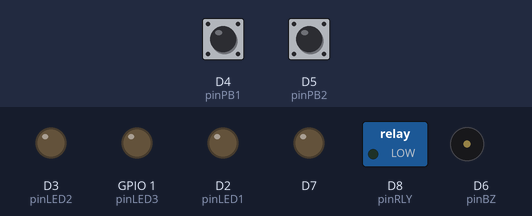
Recording of a program running on a simulated ESP8266 (Wemos D1 mini). On the bench: switched loads named in the program (green lamp = pin HIGH), output pins drawn as LEDs (lit = HIGH), buzzer (waves = sounding). Inputs (shaded band) come from the test bench; at power-on: D4 (pinPB1) HIGH, D5 (pinPB2) HIGH.

Above: at 10.1 s.
10.2 s: D4 (pinPB1) pulled LOW for 0.15 s
At 10.7 s:
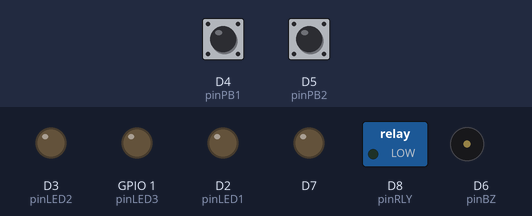
11.9 s: D5 (pinPB2) pulled LOW for 1 s
At 12.3 s:
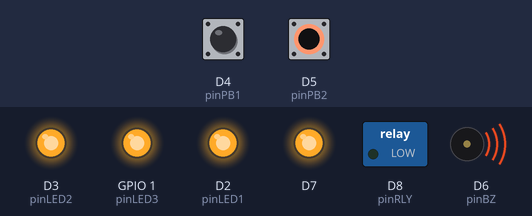
14.4 s: D5 (pinPB2) pulled LOW for 3.2 s
At 18.8 s:
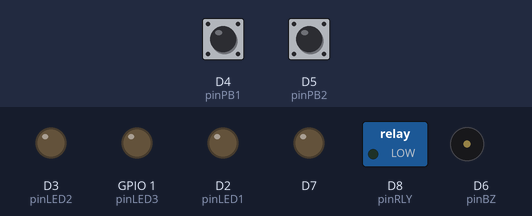
19.1 s: D4 (pinPB1) pulled LOW for 1 s
At 19.9 s:
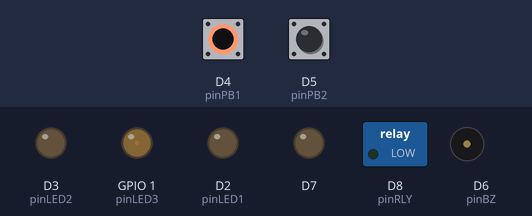
21.6 s: D4 (pinPB1) pulled LOW for 3.2 s
At 22.2 s:
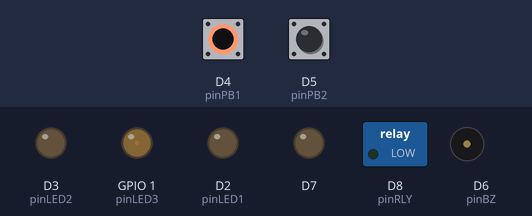
26.3 s: D4 (pinPB1) driven LOW and D5 (pinPB2) driven LOW
At 27.2 s:
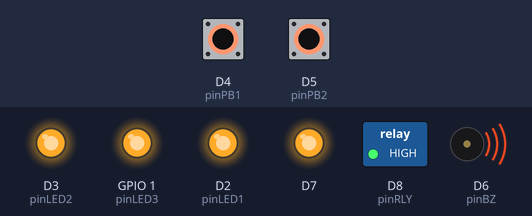
Timing chart, 0 to 36.5 s (numbered marks = the images above; inputs shaded):
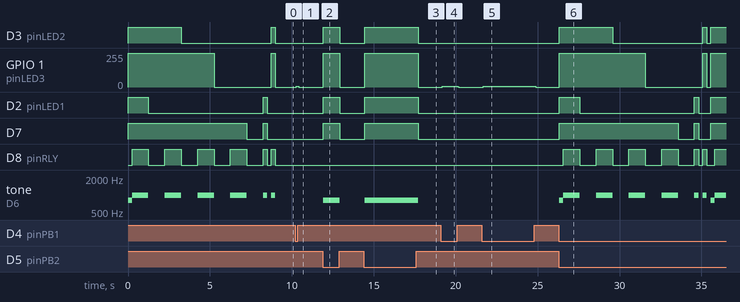

Measured:
- after the input at 10.2 s, GPIO 1 (pinLED3): 0/255 → 7/255 after 0.06 s, → 0/255 0.16 s later
- after the input at 11.9 s, D3 (pinLED2), D2 (pinLED1), D7: LOW → HIGH at once, → LOW 1.0 s later; GPIO 1 (pinLED3): 0/255 → 255/255 at once, → 0/255 1.0 s later; tone on D6 (pinBZ): silent → 800 Hz at once, → silent 1.0 s later
- after the input at 14.4 s, D3 (pinLED2), D2 (pinLED1), D7: LOW → HIGH after 0.05 s, → LOW 3.3 s later; GPIO 1 (pinLED3): 0/255 → 255/255 after 0.05 s, → 0/255 3.3 s later; tone on D6 (pinBZ): silent → 800 Hz after 0.05 s, → silent 3.3 s later
- after the input at 19.1 s, GPIO 1 (pinLED3): 0/255 → 7/255 after 0.08 s, → 0/255 0.96 s later
- after the input at 21.6 s, GPIO 1 (pinLED3): 0/255 → 7/255 after 0.09 s, → 0/255 3.2 s later
- after the input at 26.3 s, D3 (pinLED2): goes HIGH 3.3 s, LOW 5.5 s, HIGH 0.25 s, LOW 0.25 s, then HIGH, starting at once; GPIO 1 (pinLED3): goes 255/255 5.3 s, 0/255 3.5 s, 255/255 0.25 s, 0/255 0.25 s, then 255/255, starting at once
- by itself, tone on D6 (pinBZ): plays 800 Hz for 0.25 s, 1000 Hz for 1.0 s, 1000 Hz for 1.0 s, 1000 Hz for 1.0 s, 1000 Hz for 1.0 s, 1000 Hz for 0.25 s … (7 notes in this stretch)

The program:

main.cpp
```cpp
#include <Arduino.h>
// konfigurasi PIN
const int pinLED1 = D2;
const int pinLED2 = D3;
const int pinLED3 = D10;
const int pinLED4 = D11;
const int pinPB1 = D4;
const int pinPB2 = D5;
const int pinBZ = D6;
const int pinRLY = D8;
// buat array pin
int pinLED[] = {pinLED1, pinLED2, pinLED3, pinLED4};
// buat variabel milis
unsigned long waktuSebelum = 0;
unsigned long interval = 50;
// buat variabel status pb
int statsBT1, statsBT2;
byte btCounter = 0;
byte lastBtCounter = 0;

void setup()
{
  // put your setup code here, to run once:
  for (int i = 0; i < 4; i++)
  {
    pinMode(pinLED[i], OUTPUT);
  }
  pinMode(pinPB1, INPUT_PULLUP);
  pinMode(pinPB2, INPUT_PULLUP);
  pinMode(pinBZ, OUTPUT);
  pinMode(pinRLY, OUTPUT);
  digitalWrite(pinRLY, LOW);
}

void loop()
{
  // put your main code here, to run repeatedly:
  unsigned long waktuSekarang = millis();

  if (waktuSekarang - waktuSebelum > interval)
  {
    statsBT1 = digitalRead(pinPB1);
    statsBT2 = digitalRead(pinPB2);

    waktuSebelum = waktuSekarang;
  }

  if (statsBT1 == LOW)
  {
    digitalWrite(pinLED3, HIGH);
    digitalWrite(pinLED2, HIGH);
  }
  else
  {
    for (int i = 0; i < 4; i++)
    {
      digitalWrite(pinLED[i], LOW);
    }
  }

  if (statsBT2 == LOW)
  {
    for (int i = 0; i < 4; i++)
    {
      digitalWrite(pinLED[i], HIGH);
    }
    tone(pinBZ, 800);
    delay(250);
    noTone(pinBZ);
  }
  else
  {
    for (int j = 0; j < 4; j++)
    {
      digitalWrite(pinLED[j], LOW);
    }
  }

  if (statsBT1 == LOW && statsBT2 == LOW)
  {
    for (int i = 0; i < 5; i++)
    {
      if (i < 4)
      {
        digitalWrite(pinLED[i], HIGH);
        tone(pinBZ, 1000);
        digitalWrite(pinRLY, HIGH);
        delay(1000);
        digitalWrite(pinLED[i], LOW);
        noTone(pinBZ);
        digitalWrite(pinRLY, LOW);
        delay(1000);
      }
      else
      {
        digitalWrite(pinLED1, HIGH);
        digitalWrite(pinLED4, HIGH);
        digitalWrite(pinRLY, HIGH);
        tone(pinBZ, 1000);
        delay(250);
        digitalWrite(pinLED1, LOW);
        digitalWrite(pinLED4, LOW);
        digitalWrite(pinRLY, LOW);
        noTone(pinBZ);
        delay(250);
        digitalWrite(pinLED2, HIGH);
        digitalWrite(pinLED3, HIGH);
        digitalWrite(pinRLY, HIGH);
        tone(pinBZ, 1000);
        delay(250);
        digitalWrite(pinLED2, LOW);
        digitalWrite(pinLED3, LOW);
        digitalWrite(pinRLY, LOW);
        noTone(pinBZ);
        delay(250);
      }
    }
  }
  else
  {
    digitalWrite(pinRLY, LOW);
    for (int i = 0; i < 4; i++)
    {
      digitalWrite(pinLED[i], LOW);
    }
    noTone(pinBZ);
  }
}
```
